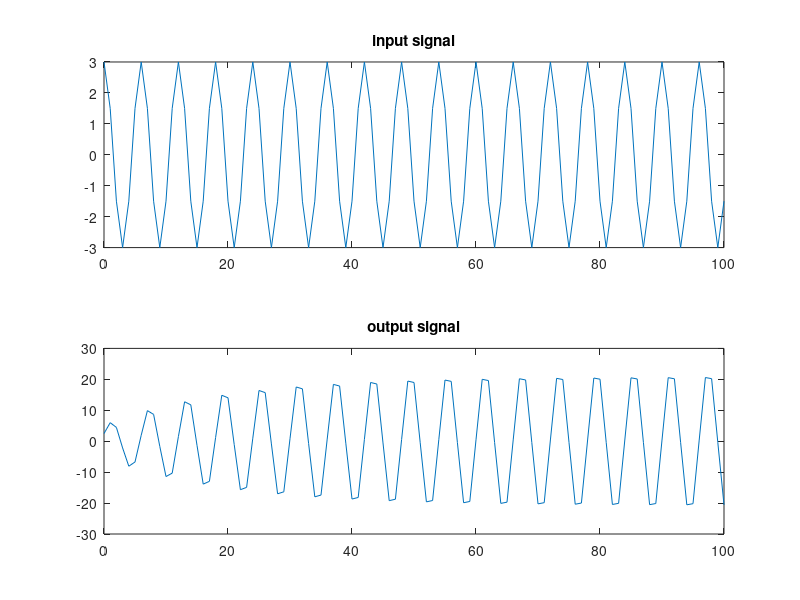

The MATLAB source for this figure:
% y(n) = 1/3 [x(n) + x(n −1) + x(n − 2)] + 0.95y(n −1) − 0.9025y(n − 2)

%{
filter function assumes zero initial conditions but we can simulate 
non zero conditions using the filtic() function.
filtic(yeqn,xeqn,ypast,xpast) is the syntax.
%}

a = [1 -0.95 0.9025]; % y coeffs all one side 
b = [1 1 1]/3; % x coeffs
yi = [-2 -3]; % Initial conditions of y
xi = [1 1]; % Initial conditions of x
ic = filtic(b,a,yi,xi); % converts past input xi and past output yi into
% initial conditions which is required for the computation of output
n = 0:100;
u = [n>=0];
display(n);
x = 3*cos(n*pi/3).*u; % input signal 
y = filter(b,a,x,ic); % o/p signal
subplot(211), plot(n,x); title('input signal')
subplot(212), plot(n,y); title('output signal')